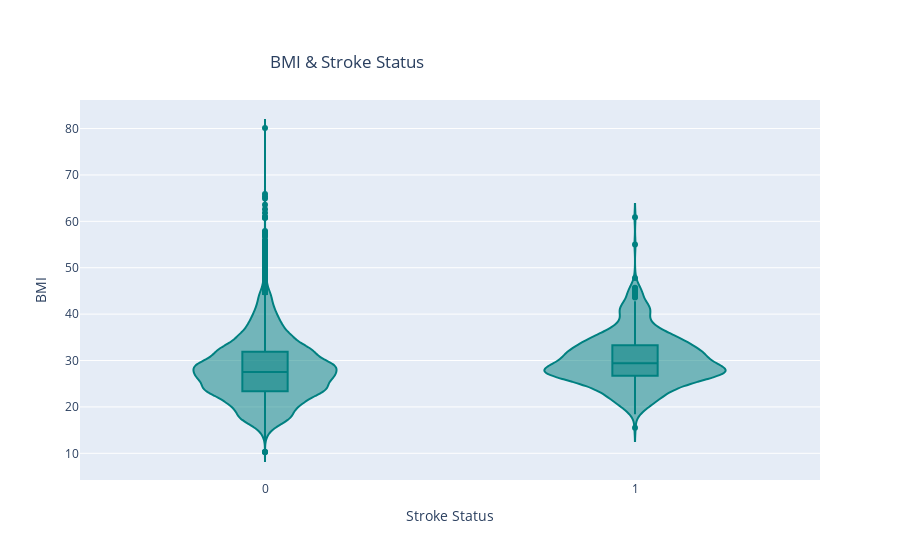

Write notebook code for a chart like this one.
### Code cell
fig=px.violin(brain_df,y='bmi',x='stroke',box=True,color_discrete_sequence=plot_color,
          title='BMI & Stroke Status',labels={'stroke':'Stroke Status','bmi':'BMI'})
fig.update_layout(title_x=0.3,title_y=0.9)

### Figure 1 — Plotly figure (JSON) as saved in the notebook; plotly's stock layout.template omitted (floating-point values rounded to 4 significant figures; data arrays with more than 128 entries replaced by an {"elided": "..."} marker saying what was removed)
{"data": [{"alignmentgroup": "True", "box": {"visible": true}, "hovertemplate": "Stroke Status=%{x}<br>BMI=%{y}<extra></extra>", "legendgroup": "", "marker": {"color": "#008080"}, "name": "", "offsetgroup": "", "orientation": "v", "scalegroup": "True", "showlegend": false, "type": "violin", "x": {"elided": "15304 int values"}, "x0": " ", "xaxis": "x", "y": {"elided": "15304 float values"}, "y0": " ", "yaxis": "y"}], "layout": {"autosize": true, "legend": {"tracegroupgap": 0}, "title": {"text": "BMI & Stroke Status", "x": 0.3, "y": 0.9}, "violinmode": "group", "xaxis": {"anchor": "y", "autorange": true, "domain": [0, 1], "range": [-0.5, 1.5], "title": {"text": "Stroke Status"}, "type": "linear"}, "yaxis": {"anchor": "x", "autorange": true, "domain": [0, 1], "range": [4.246, 86.15], "title": {"text": "BMI"}, "type": "linear"}}}
